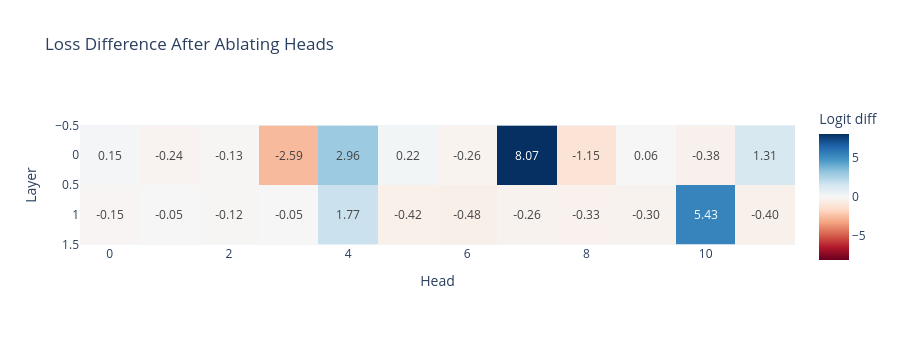

Here is the notebook cell this chart was saved with:
### Markdown cell above
Once you've passed the tests, you can plot the results:

### Code cell
imshow(
    ablation_scores,
    labels={"x": "Head", "y": "Layer", "color": "Logit diff"},
    title="Loss Difference After Ablating Heads",
    text_auto=".2f",
    width=900,
    height=350,
)

### Figure 1 — Plotly figure (JSON) as saved in the notebook; plotly's stock layout.template omitted (floating-point values rounded to 4 significant figures)
{"data": [{"coloraxis": "coloraxis", "hovertemplate": "Head: %{x}<br>Layer: %{y}<br>Logit diff: %{z}<extra></extra>", "name": "0", "texttemplate": "%{z:.2f}", "type": "heatmap", "xaxis": "x", "yaxis": "y", "z": [[0.1482, -0.2401, -0.1273, -2.591, 2.959, 0.2196, -0.2576, 8.069, -1.149, 0.06362, -0.3802, 1.313], [-0.1506, -0.04836, -0.1229, -0.04853, 1.765, -0.4218, -0.4771, -0.2617, -0.3294, -0.2985, 5.427, -0.3988]]}], "layout": {"coloraxis": {"autocolorscale": false, "cmid": 0, "colorbar": {"title": {"text": "Logit diff"}}, "colorscale": [[0, "rgb(103,0,31)"], [0.1, "rgb(178,24,43)"], [0.2, "rgb(214,96,77)"], [0.3, "rgb(244,165,130)"], [0.4, "rgb(253,219,199)"], [0.5, "rgb(247,247,247)"], [0.6, "rgb(209,229,240)"], [0.7, "rgb(146,197,222)"], [0.8, "rgb(67,147,195)"], [0.9, "rgb(33,102,172)"], [1, "rgb(5,48,97)"]]}, "height": 350, "title": {"text": "Loss Difference After Ablating Heads"}, "width": 900, "xaxis": {"anchor": "y", "constrain": "domain", "domain": [0, 1], "scaleanchor": "y", "title": {"text": "Head"}}, "yaxis": {"anchor": "x", "autorange": "reversed", "constrain": "domain", "domain": [0, 1], "title": {"text": "Layer"}}}}
